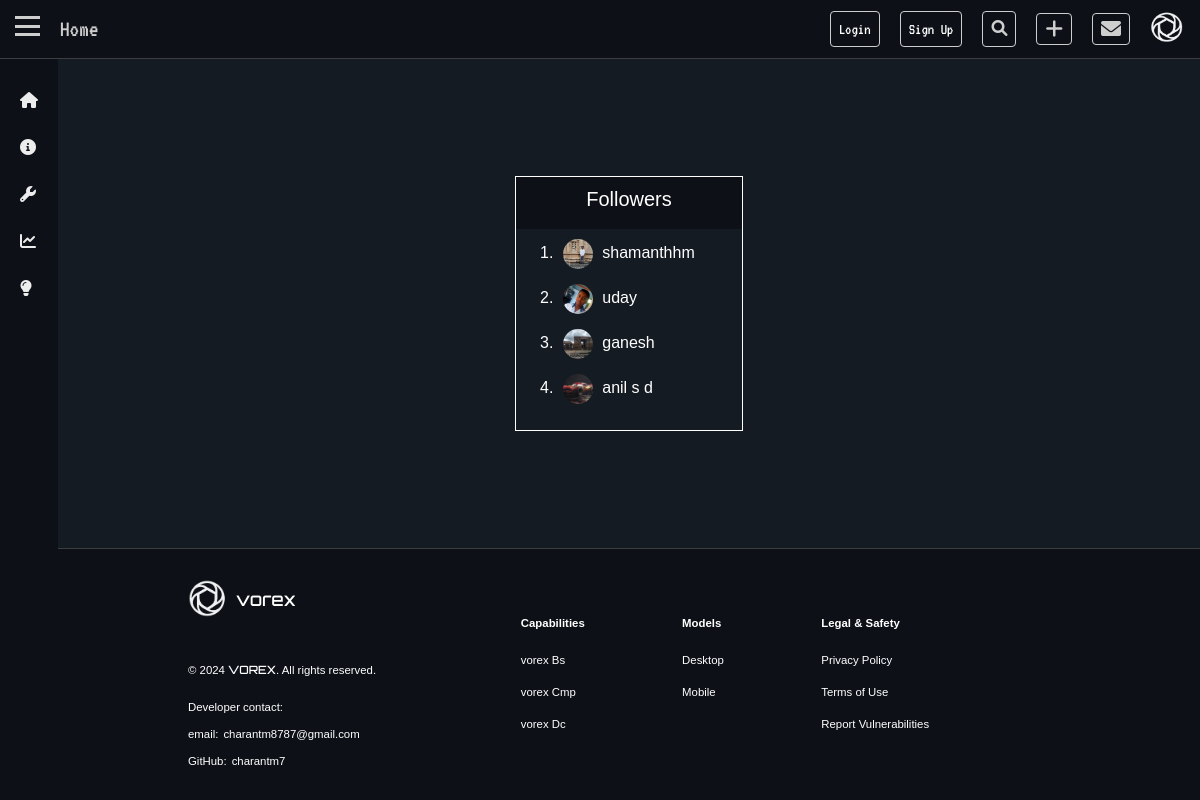
The app's page /followers/charantm/ with its own data.
### base/models.py (models this page shows, shortened)
class UserProfile(models.Model):
    user = models.OneToOneField(User, on_delete=models.CASCADE, related_name="profile")
    profile_pic = models.ImageField(upload_to="profile_pics/", null=True, blank=True)
    created_at = models.DateTimeField(auto_now_add=True)
    updated_at = models.DateTimeField(auto_now=True)
    rooms = models.ManyToManyField(Room, related_name="profile-rooms+")
    study_materials = models.ManyToManyField(StudyMaterials, related_name="study_materials")
    bio = models.TextField(blank=True, null=True, max_length=100)
    followers = models.ManyToManyField("self", related_name="followers")

### base/views.py (the view)
# urls.py: path('followers/<str:user_tag>/', views.followers_list, name='followers-list'),
def followers_list(request, user_tag):
    user = get_object_or_404(User, username=user_tag)
    followers = user.profile.followers.all()
    context = {'followers': followers}
    return render(request, 'base/follower_list.html', context)

### base/templates/base/follower_list.html (shortened to what this page needs)
{% extends 'base.html' %}{% load static %} {% block content %} {% block link %}
<link rel="stylesheet" href="{% static 'css/follow_list.css' %}" />
{% endblock %}
<div class="main">
  <div class="follower">
    <form action="{% url 'followers-list' user.username %}">
      <div class="top">
        <h5>Followers</h5>
      </div>
      <div class="bottom">
        <ol>
          {% for follower in followers %}
          <li>
            {% if follower.user.profile.profile_pic %}
            <img src="{{ follower.user.profile.profile_pic.url }}" alt="{{ follower.username }}'s Profile Picture" width="50" height="50" />
            {% else %}
            <img src="{% static 'assets/default.png' %}" alt="Default Profile Picture" width="50" height="50" />
            {% endif %}
            <a href="{% url 'Profile' follower.user.username %}">{{ follower.user.username }}</a>
          </li>
          {% empty %}
          <p>No followers yet.</p>
          {% endfor %}
        </ol>
      </div>
    </form>
  </div>
</div>
{% endblock %}

### static/css/style.css (style rules this page uses)
:root { --bodydark: #151b23; --navdark: #0d1117; --white: #fff; --black: black; --bodylight: #ececec; --text: #cecece; --desktop: 1200px; --laptop: 992px; --tablet: 768px; --mobile: 576px; --border: #4e4e4eb9; --room-bottom: #2a2e38; }
* { margin: 0; padding: 0; }
ul, li { margin: 0; padding: 0; }
body { min-height: 100vh; font-family: "VT323", monospace; font-weight: 400; font-style: normal; background: var(--bodydark); color: var(--white); width: 100%; display: grid; overflow: auto; grid-template-rows: 58.6px 1fr auto; grid-template-columns: 58px 1fr; grid-template-areas: "nav nav" "sidebar main " "sidebar footer "; }

### base/static/css/follow_list.css (style rules this page uses)
.main { display: flex; justify-content: center; align-items: center; height: 100%; font-family: "Poppins", sans-serif; }
.main .follower { display: flex; border: 1px solid white; align-items: center; justify-content: center; width: 20%; background-color: var(--navdark); }
.main .follower form { display: flex; flex-direction: column; justify-content: center; align-items: center; width: 100%; }
.main .follower form .top { display: flex; justify-content: center; align-items: center; padding: 10px; }
.main .follower form .bottom { display: flex; flex-direction: column; width: 100%; justify-content: flex-start; padding: 10px 10px; background-color: var(--bodydark); gap: 20px; }
.main .follower form .bottom ol { display: flex; flex-direction: column; gap: 15px; }
.main .follower form .bottom ol li a { text-decoration: none; color: var(--white); margin-left: 5px; }
.main .follower form .bottom ol li img { width: 30px; height: 30px; border-radius: 50%; -o-object-fit: cover; object-fit: cover; margin-left: 5px; }

### records on screen
UserProfile: user.profile.profile_pic (picture), user.username "shamanthhm"
UserProfile: user.profile.profile_pic (picture), user.username "uday"
UserProfile: user.profile.profile_pic (picture), user.username "ganesh"
UserProfile: user.profile.profile_pic (picture), user.username "anil s d"
